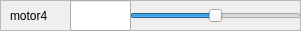
       <widget class="QFrame" name="frame_14">
        <property name="geometry">
         <rect>
          <x>0</x>
          <y>360</y>
          <width>301</width>
          <height>31</height>
         </rect>
        </property>
        <property name="frameShape">
         <enum>QFrame::StyledPanel</enum>
        </property>
        <property name="frameShadow">
         <enum>QFrame::Raised</enum>
        </property>
        <widget class="QSlider" name="motor4">
         <property name="geometry">
          <rect>
           <x>130</x>
           <y>0</y>
           <width>171</width>
           <height>31</height>
          </rect>
         </property>
         <property name="minimum">
          <number>-50</number>
         </property>
         <property name="maximum">
          <number>50</number>
         </property>
         <property name="orientation">
          <enum>Qt::Horizontal</enum>
         </property>
        </widget>
        <widget class="QLabel" name="label_13">
         <property name="geometry">
          <rect>
           <x>10</x>
           <y>0</y>
           <width>91</width>
           <height>31</height>
          </rect>
         </property>
         <property name="text">
          <string>motor4</string>
         </property>
        </widget>
        <widget class="QFrame" name="frame_15">
         <property name="geometry">
          <rect>
           <x>40</x>
           <y>30</y>
           <width>301</width>
           <height>31</height>
          </rect>
         </property>
         <property name="frameShape">
          <enum>QFrame::StyledPanel</enum>
         </property>
         <property name="frameShadow">
          <enum>QFrame::Raised</enum>
         </property>
         <widget class="QSlider" name="horizontalSlider_8">
          <property name="geometry">
           <rect>
            <x>70</x>
            <y>0</y>
            <width>231</width>
            <height>31</height>
           </rect>
          </property>
          <property name="orientation">
           <enum>Qt::Horizontal</enum>
          </property>
         </widget>
         <widget class="QLabel" name="label_14">
          <property name="geometry">
           <rect>
            <x>10</x>
            <y>0</y>
            <width>91</width>
            <height>31</height>
           </rect>
          </property>
          <property name="text">
           <string>motor0</string>
          </property>
         </widget>
        </widget>
        <widget class="QLineEdit" name="setPoint_motor4">
         <property name="geometry">
          <rect>
           <x>70</x>
           <y>0</y>
           <width>61</width>
           <height>31</height>
          </rect>
         </property>
         <property name="readOnly">
          <bool>true</bool>
         </property>
        </widget>
       </widget>
